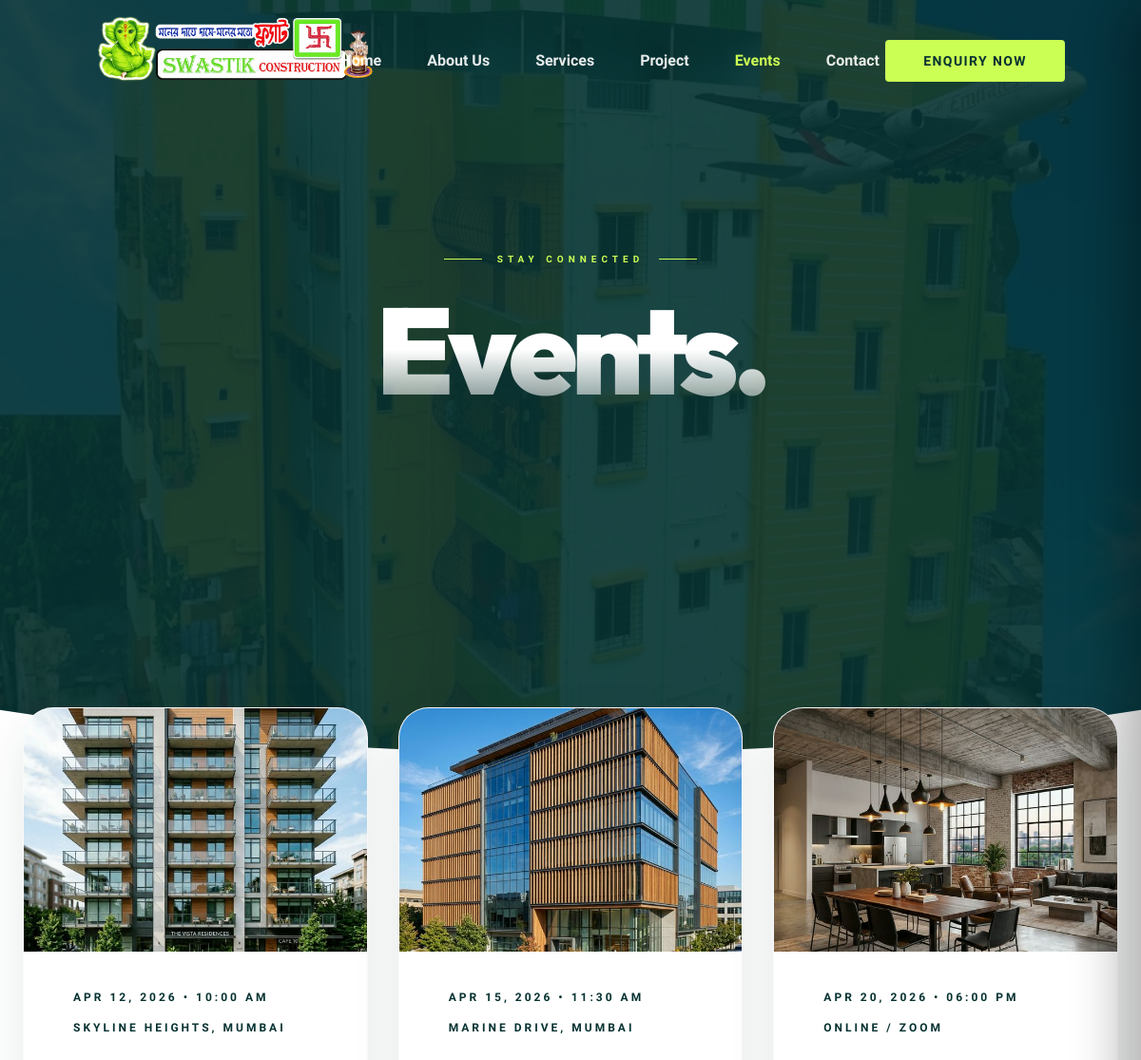
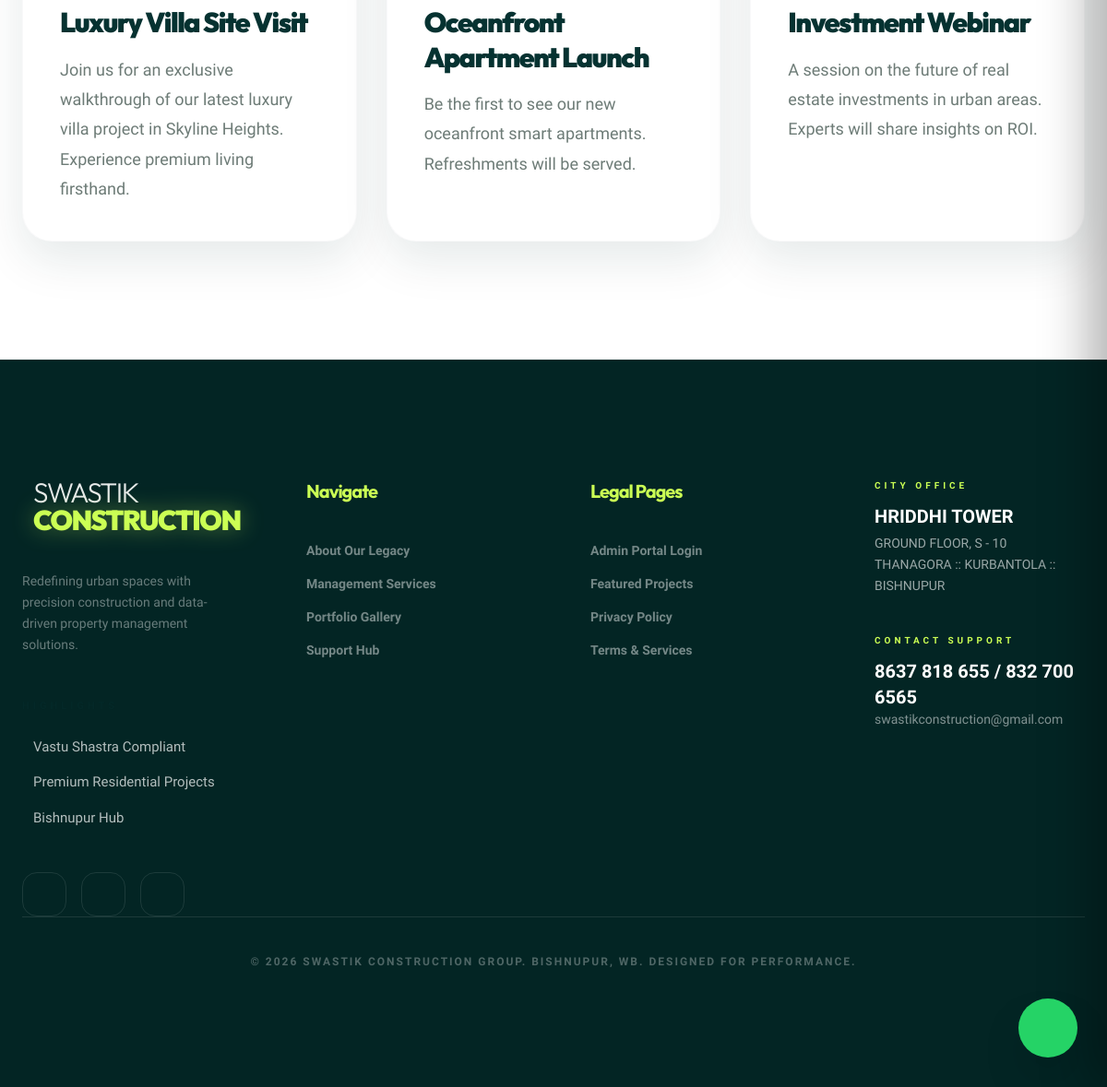
Screenshot of /events.php with the database file from the repository (2 pictures, top to bottom).
### tables this page shows
CREATE TABLE IF NOT EXISTS events (
    id INT AUTO_INCREMENT PRIMARY KEY,
    title VARCHAR(255) NOT NULL,
    description TEXT,
    event_date DATETIME NOT NULL,
    location VARCHAR(255),
    image_url VARCHAR(255),
    status ENUM('upcoming', 'completed', 'cancelled') DEFAULT 'upcoming',
    created_at TIMESTAMP DEFAULT CURRENT_TIMESTAMP
);

### events.php (the view, shortened to what this page needs)
<?php
require_once 'config/db.php';
include 'common/header.php';
try {
    $stmt = $pdo->query("SELECT * FROM events ORDER BY event_date ASC");
    $events = $stmt->fetchAll();
} catch (PDOException $e) {
    $events = [];
}
?>
    <header class="relative pt-64 pb-80 bg-brand-teal text-white px-6 hero-curve mb-20 overflow-hidden">
        <div class="max-w-7xl mx-auto text-center relative z-10">
            <div class="inline-flex items-center gap-4 text-[10px] font-black uppercase tracking-[5px] text-brand-lime mb-6">
                <span class="w-10 h-[1px] bg-brand-lime"></span> Stay Connected <span class="w-10 h-[1px] bg-brand-lime"></span>
            </div>
            <h1 class="font-heading text-6xl md:text-9xl font-black tracking-tighter leading-none mb-10 overflow-hidden">
                <span class="bg-clip-text text-transparent bg-gradient-to-b from-white via-white to-white/40 block" data-aos="fade-up">Events.</span>
            </h1>
        </div>
        <div class="absolute inset-0 bg-[url('hero.png')] opacity-10 bg-center bg-cover"></div>
    </header>
    <section class="max-w-7xl mx-auto px-6 -mt-32 relative z-20 mb-32">
        <div class="grid grid-cols-1 md:grid-cols-2 lg:grid-cols-3 gap-8">
            <?php if (empty($events)): ?>
                <div class="col-span-full text-center py-20 bg-white rounded-[3rem] shadow-premium">
                    <i class="ph-bold ph-calendar-blank text-6xl text-brand-teal/20 mb-6"></i>
                    <h3 class="text-2xl font-heading font-bold text-brand-teal">No upcoming events found.</h3>
                    <p class="text-brand-teal-light opacity-60">Check back later for new updates.</p>
                </div>
            <?php else: ?>
                <?php foreach ($events as $event): ?>
                    <div class="card overflow-hidden group" data-aos="fade-up">
                        <div class="h-64 overflow-hidden">
                            <img src="<?php echo htmlspecialchars($event['image_url'] ? $event['image_url'] : 'hero.png'); ?>"
                                 alt="<?php echo htmlspecialchars($event['title']); ?>"
                                 class="w-full h-full object-cover transition-transform duration-1000 group-hover:scale-110">
                        </div>
                        <div class="p-10">
                            <div class="flex flex-col gap-4 mb-8">
                                <div class="flex items-center gap-3 text-brand-teal font-black text-xs uppercase tracking-[3px]">
                                    <span><?php echo date('M d, Y • h:i A', strtotime($event['event_date'])); ?></span>
                                </div>
                                <div class="flex items-center gap-3 text-brand-teal font-black text-xs uppercase tracking-[3px]">
                                    <span><?php echo htmlspecialchars($event['location']); ?></span>
                                </div>
                            </div>
                            <h3 class="text-3xl font-heading font-black text-brand-teal mb-4 tracking-tighter leading-tight">
                                <?php echo htmlspecialchars($event['title']); ?>
                            </h3>
                            <p class="text-brand-teal-light opacity-80 font-medium leading-[1.8] text-lg">
                                <?php echo htmlspecialchars($event['description']); ?>
                            </p>
                        </div>
                    </div>
                <?php endforeach; ?>
            <?php endif; ?>
        </div>
    </section>
<?php include 'common/footer.php'; ?>

### rows the page displays
events: image_url (picture), event_date "APR 12, 2026 • 10:00 AM", location "SKYLINE HEIGHTS, MUMBAI", title "Luxury Villa Site Visit", description "Join us for an exclusive walkthrough of our latest luxury villa project in Skyline Heights. Experience premium living firsthand."
events: image_url (picture), event_date "APR 15, 2026 • 11:30 AM", location "MARINE DRIVE, MUMBAI", title "Oceanfront Apartment Launch", description "Be the first to see our new oceanfront smart apartments. Refreshments will be served."
events: image_url (picture), event_date "APR 20, 2026 • 06:00 PM", location "ONLINE / ZOOM", title "Investment Webinar", description "A session on the future of real estate investments in urban areas. Experts will share insights on ROI."
